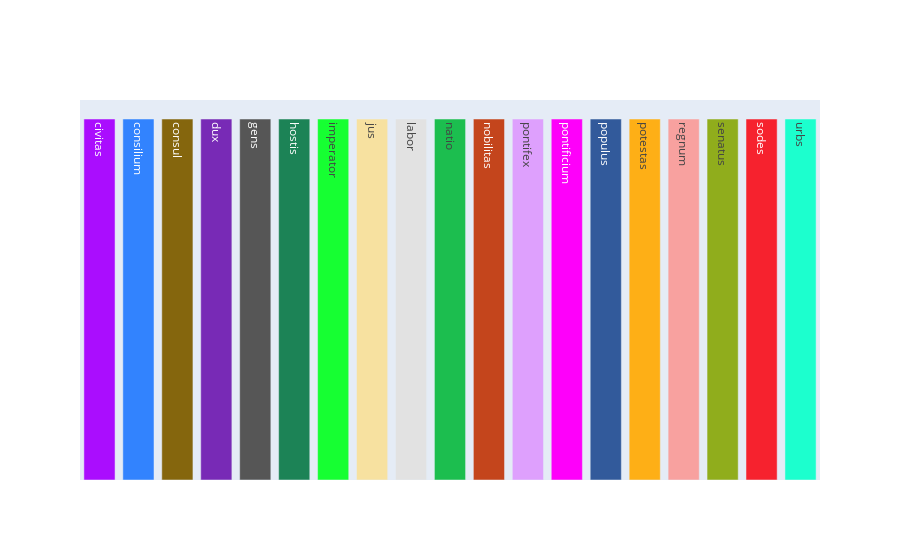

The cell this chart's notebook holds for it:
### Markdown cell above
We're assigning each term a seperate colour to facilitate our analyses.

### Code cell
color_discrete_map_terms = { term : px.colors.qualitative.Alphabet[i] for i, term in enumerate(socio_political_terms)} # for each term we fix a color
fig = go.Figure()
fig.add_trace(go.Bar(
    x = [col for col in color_discrete_map_terms.keys()],
    y = [0.5 for x in range(0, len(color_discrete_map_terms)) ],
    text = socio_political_terms,
    textangle=90,
    marker_color=[col for col in color_discrete_map_terms.values()]
))
fig.update_layout(showlegend=False, xaxis={'showgrid': False, 'visible': False}, yaxis={'showgrid': False, 'visible': False})

### Figure 1 — Plotly figure (JSON) as saved in the notebook; plotly's stock layout.template omitted (floating-point values rounded to 4 significant figures)
{"data": [{"marker": {"color": ["#AA0DFE", "#3283FE", "#85660D", "#782AB6", "#565656", "#1C8356", "#16FF32", "#F7E1A0", "#E2E2E2", "#1CBE4F", "#C4451C", "#DEA0FD", "#FE00FA", "#325A9B", "#FEAF16", "#F8A19F", "#90AD1C", "#F6222E", "#1CFFCE"]}, "text": ["civitas", "consilium", "consul", "dux", "gens", "hostis", "imperator", "jus", "labor", "natio", "nobilitas", "pontifex", "pontificium", "populus", "potestas", "regnum", "senatus", "sodes", "urbs"], "textangle": 90, "type": "bar", "x": ["civitas", "consilium", "consul", "dux", "gens", "hostis", "imperator", "jus", "labor", "natio", "nobilitas", "pontifex", "pontificium", "populus", "potestas", "regnum", "senatus", "sodes", "urbs"], "y": [0.5, 0.5, 0.5, 0.5, 0.5, 0.5, 0.5, 0.5, 0.5, 0.5, 0.5, 0.5, 0.5, 0.5, 0.5, 0.5, 0.5, 0.5, 0.5]}], "layout": {"autosize": true, "showlegend": false, "xaxis": {"autorange": true, "range": [-0.5, 18.5], "showgrid": false, "type": "category", "visible": false}, "yaxis": {"autorange": true, "range": [0, 0.5263], "showgrid": false, "type": "linear", "visible": false}}}
